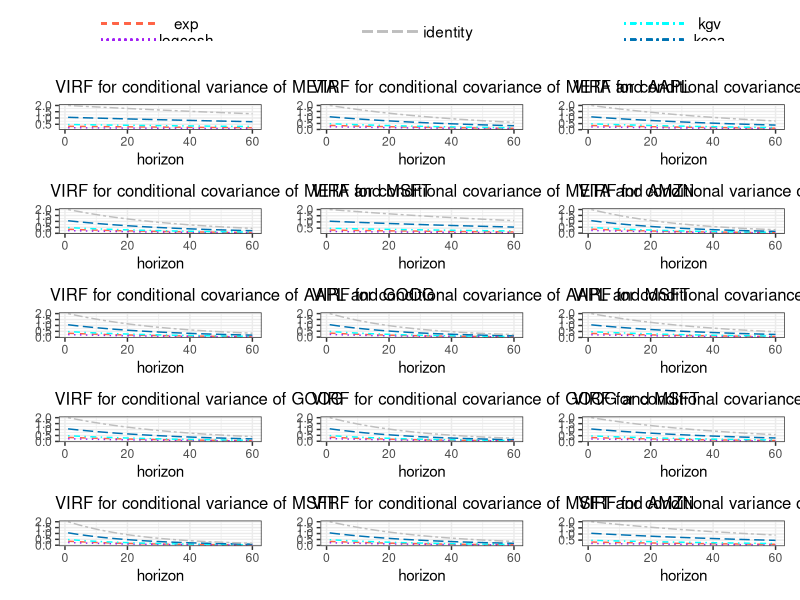
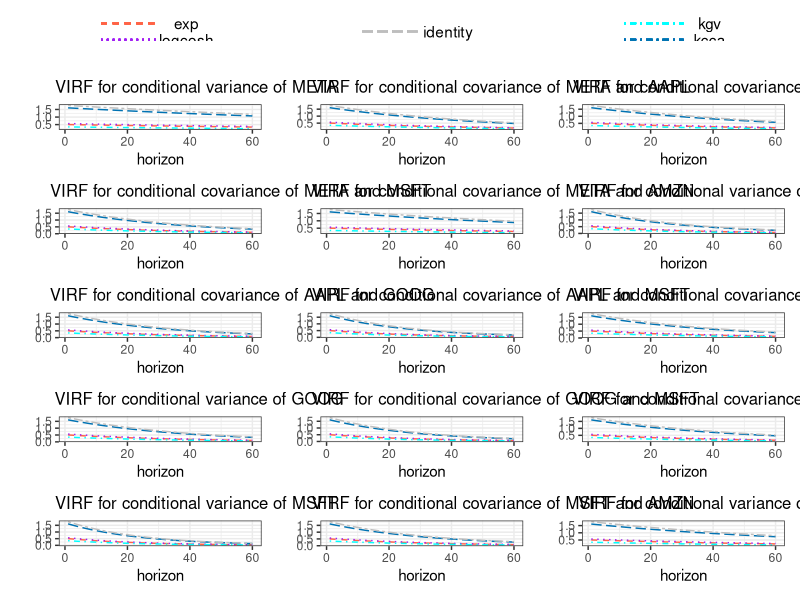

R code for these plots, in order:
## ---- chunk 1
knitr::opts_chunk$set(echo = FALSE, cache = FALSE, comment = "", include = TRUE, warning = FALSE, message = FALSE, fig.align="center")

setwd("E:/DOCUMENTS/CIVILE/BELGIQUE/MASTER_UCL/LSBA_2021/DATS2M/DATA_SCIENCE/BLOC_2_Bis/LDATS2840_MEMOIRE_DATA_SCIENCE/PROGRAMMING/R_thesis/plotting")

require(knitr)
require(ggplot2)
require(patchwork)
## ---- chunk 2

mydata_virf <- read.csv("mydata_virf.csv", row.names = 1)

thedata <- read.csv("thedata.csv", row.names = 1)

thedataAAPL <- read.csv("thedataAAPL.csv", row.names = 1)

thedataAMZN <- read.csv("thedataAMZN.csv", row.names = 1)

thedataGOOG <- read.csv("thedataGOOG.csv", row.names = 1)

thedataMSFT <- read.csv("thedataMSFT.csv", row.names = 1)


mycolnames <- c("VIRF for conditional variance of META", 
                "VIRF for conditional covariance of META and AAPL",
                "VIRF for conditional covariance of META and GOOG",
                "VIRF for conditional covariance of META and MSFT",
                "VIRF for conditional covariance of META and AMZN",
                "VIRF for conditional variance of AAPL",
                "VIRF for conditional covariance of AAPL and GOOG",
                "VIRF for conditional covariance of AAPL and MSFT",
                "VIRF for conditional covariance of AAPL and AMZN",
                "VIRF for conditional variance of GOOG", 
                "VIRF for conditional covariance of GOOG and MSFT",
                "VIRF for conditional covariance of GOOG and AMZN",
                "VIRF for conditional variance of MSFT",
                "VIRF for conditional covariance of MSFT and AMZN",
                "VIRF for conditional variance of AMZN" )
the_names <- colnames(mydata_virf)


myfunction_virf <- function(data = thedata, 
                            y_name = "META", 
                            titre = "VIRF for conditional variance of META" ){
  
  y <- c(paste0(y_name, "_exp"), paste0(y_name, "_logcosh"), 
         paste0(y_name, "_kgv"), paste0(y_name, "_kcca"), 
         paste0(y_name, "_identity"))
  
  l1 <- ggplot(data, aes(x = .data[["horizon"]]))+
    geom_line(aes(y = .data[[y[1]]]), colour = "tomato", linetype = 2)+
    geom_line(aes(y = .data[[y[2]]]), colour = "purple", linetype = 3)+
    geom_line(aes(y = .data[[y[3]]]), colour = "cyan", linetype = 4)+
    geom_line(aes(y = .data[[y[4]]]), colour = "#0072B2", linetype = 5)+
    geom_line(aes(y = .data[[y[5]]]), colour = "grey", linetype = 6)+
    labs(title = titre,  y = "", x = "horizon")+
    theme_bw()+
    theme(plot.title = element_text(size = 12, hjust = 0.05))


  l1
  
}

l1 <- myfunction_virf(y=the_names[1], titre = mycolnames[1])

l2 <- myfunction_virf(y=the_names[2], titre = mycolnames[2])

l3 <- myfunction_virf(y=the_names[3], titre = mycolnames[3])

l4 <- myfunction_virf(y=the_names[4], titre = mycolnames[4])

l5 <- myfunction_virf(y=the_names[5], titre = mycolnames[5])

l6 <- myfunction_virf(y=the_names[6], titre = mycolnames[6])

l7 <- myfunction_virf(y=the_names[7], titre = mycolnames[7])

l8 <- myfunction_virf(y=the_names[8], titre = mycolnames[8])

l9 <- myfunction_virf(y=the_names[9], titre = mycolnames[9])

l10 <- myfunction_virf(y=the_names[10], titre = mycolnames[10])

l11 <- myfunction_virf(y=the_names[11], titre = mycolnames[11])

l12 <- myfunction_virf(y=the_names[12], titre = mycolnames[12])

l13 <- myfunction_virf(y=the_names[13], titre = mycolnames[13])

l14 <- myfunction_virf(y=the_names[14], titre = mycolnames[14])

l15 <- myfunction_virf(y=the_names[15], titre = mycolnames[15])

m1 <- ggplot(thedata, aes(x = "horizon"))+
    geom_segment(x = 0.25, xend = 0.7, y =0.07 , yend =0.07, colour = "tomato", linetype = 2)+
  annotate("text", label = "exp", x = 0.9, y = 0.07)+
    geom_segment(x = 0.25, xend = 0.7, y =0.00 , yend =0, colour = "purple", linetype = 3)+
  annotate("text", label = "logcosh", x = 0.9, y = 0.0)+      
      theme_minimal()+
 xlim(c(0,1.4))+
  ylim(c(0, 0.1))+
  labs(x = "", y = "")+
  theme(axis.text = element_blank(),
        panel.border = element_blank(),
        axis.ticks = element_blank(),
        panel.grid.major.y = element_blank(),
        panel.grid.minor.y = element_blank(),
        panel.grid.major.x = element_blank(),
        panel.grid.minor.x = element_blank())


le <- ggplot(thedata, aes(x = "horizon"))+
    
  theme_minimal()+
    
      geom_segment(x = 0.25, xend = 0.7, y =0.035 , yend =0.035, colour = "grey", linetype = 5)+
  annotate("text", label = "identity", x = 0.9, y = 0.035)+
 xlim(c(0,1.4))+
  ylim(c(0, 0.1))+
  labs(x = "", y = "")+
  theme(axis.text = element_blank(),
        panel.border = element_blank(),
        axis.ticks = element_blank(),
        panel.grid.major.y = element_blank(),
        panel.grid.minor.y = element_blank(),
        panel.grid.major.x = element_blank(),
        panel.grid.minor.x = element_blank())


m2 <- ggplot(thedata, aes(x = "horizon"))+
    
  geom_segment(x = 0.25, xend = 0.7, y =0.07 , yend =0.07, colour = "cyan", linetype = 4)+
  annotate("text", label = "kgv", x = 0.9, y = 0.07)+
  theme_minimal()+
    geom_segment(x = 0.25, xend = 0.7, y =0.00 , yend =0, colour = "#0072B2", linetype = 4)+
  annotate("text", label = "kcca", x = 0.9, y = 0.0)+
 xlim(c(0,1.4))+
  ylim(c(0, 0.1))+
  labs(x = "", y = "")+
  theme(axis.text = element_blank(),
        panel.border = element_blank(),
        axis.ticks = element_blank(),
        panel.grid.major.y = element_blank(),
        panel.grid.minor.y = element_blank(),
        panel.grid.major.x = element_blank(),
        panel.grid.minor.x = element_blank())


 m1 + le + m2 + l1 + l2 + l3 + l4 + l5 + l6 + l7 + l8 + l9 + l10 + l11 + l12 + l13 + l14 + l15 + plot_layout(nrow = 6, ncol = 3) 


## ---- chunk 3
thedataMETA_negative <- read.csv("thedataMETA_negative.csv", row.names = 1)

l11 <- myfunction_virf(data = thedataMETA_negative, y=the_names[1], titre = mycolnames[1])

l12 <- myfunction_virf(data = thedataMETA_negative, y=the_names[2], titre = mycolnames[2])

l13 <- myfunction_virf(data = thedataMETA_negative, y=the_names[3], titre = mycolnames[3])

l14 <- myfunction_virf(data = thedataMETA_negative, y=the_names[4], titre = mycolnames[4])

l15 <- myfunction_virf(data = thedataMETA_negative, y=the_names[5], titre = mycolnames[5])

l16 <- myfunction_virf(data = thedataMETA_negative, y=the_names[6], titre = mycolnames[6])

l17 <- myfunction_virf(data = thedataMETA_negative, y=the_names[7], titre = mycolnames[7])

l18 <- myfunction_virf(data = thedataMETA_negative, y=the_names[8], titre = mycolnames[8])

l19 <- myfunction_virf(data = thedataMETA_negative, y=the_names[9], titre = mycolnames[9])

l110 <- myfunction_virf(data = thedataMETA_negative, y=the_names[10], titre = mycolnames[10])

l111 <- myfunction_virf(data = thedataMETA_negative, y=the_names[11], titre = mycolnames[11])

l112 <- myfunction_virf(data = thedataMETA_negative, y=the_names[12], titre = mycolnames[12])

l113 <- myfunction_virf(data = thedataMETA_negative, y=the_names[13], titre = mycolnames[13])

l114 <- myfunction_virf(data = thedataMETA_negative, y=the_names[14], titre = mycolnames[14])

l115 <- myfunction_virf(data = thedataMETA_negative, y=the_names[15], titre = mycolnames[15])

m1 + le + m2 + l11 + l12 + l13 + l14 + l15 + l16 + l17 + l18 + l19 + l110 + l111 + l112 + l113 + l114 + l115 + plot_layout(nrow = 6, ncol = 3) 
